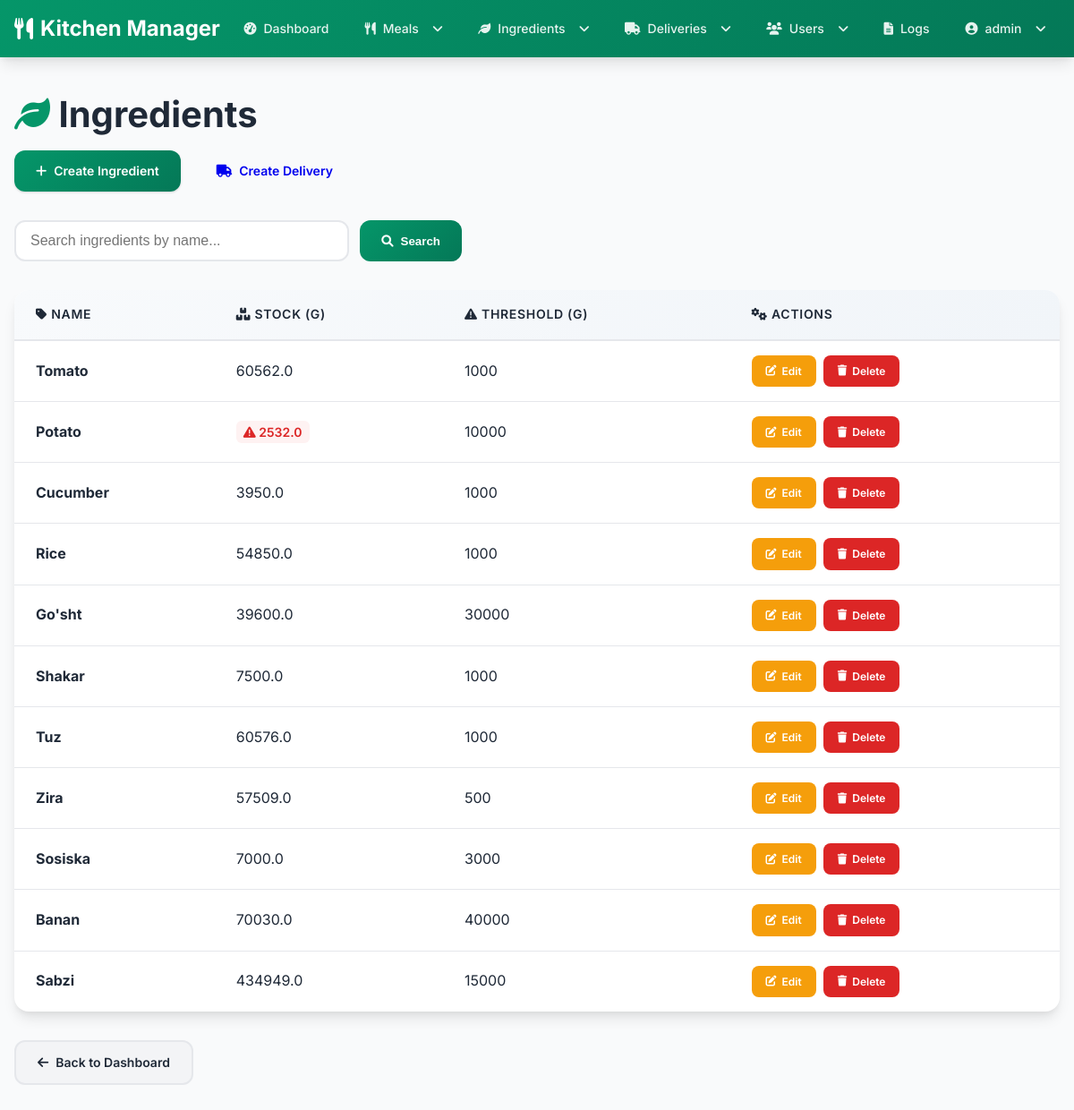
The app's page /mine/ingredients/ (signed in) with its own data.
### mine/models.py (models this page shows, shortened)
class Ingredient(models.Model):
    name = models.CharField(max_length=100)
    stock_quantity = models.FloatField(default=0)  # current stock in grams (or your unit)
    treshold_quantity = models.PositiveBigIntegerField(default=1000)
    created_by = models.ForeignKey(User, on_delete=models.SET_NULL, null=True, blank=True)
    created_at = models.DateTimeField(auto_now_add=True)

### mine/views.py (the view)
# urls.py: path('ingredients/', views.ingredient_list, name='ingredient_list'),
@login_required
def ingredient_list(request):
    query = request.GET.get('q', '').strip()
    ingredients = Ingredient.objects.all()
    if query:
        ingredients = ingredients.filter(Q(name__icontains=query))
    return render(request, 'ingredient_list.html', {
        'ingredients': ingredients,
        'query': query,
    })

### templates/ingredient_list.html (shortened to what this page needs)
{% extends 'base.html' %}
{% block content %}
<div class="page-header flex justify-between items-center">
    <h1 class="page-title">
        <i class="fas fa-leaf" style="color: var(--primary-color);"></i>
        Ingredients
    </h1>
    {% if user.profile.role == 'admin' or user.profile.role == 'manager' %}
    <div class="header-actions">
        <a href="{% url 'create_ingredient' %}" class="btn btn-primary">
            <i class="fas fa-plus"></i>
            Create Ingredient
        </a>
        <a href="{% url 'create_delivery' %}" class="btn btn-outline">
            <i class="fas fa-truck"></i>
            Create Delivery
        </a>
    </div>
    {% endif %}
</div>
<form method="get" class="search-form">
    <div class="search-input-wrapper">
        <input
            type="text"
            name="q"
            value="{{ query }}"
            id="search-input"
            class="search-input"
            placeholder="Search ingredients by name..."
        />
    </div>
    <button type="submit" class="search-btn">
        <i class="fas fa-search"></i>
        Search
    </button>
</form>
<div class="table-container">
    <table class="table">
        <thead class="table-header">
            <tr>
                <th>
                    <i class="fas fa-tag"></i>
                    Name
                </th>
                <th>
                    <i class="fas fa-boxes"></i>
                    Stock (g)
                </th>
                <th>
                    <i class="fas fa-exclamation-triangle"></i>
                    Threshold (g)
                </th>
                {% if user.profile.role == 'admin' or user.profile.role == 'manager' %}
                <th>
                    <i class="fas fa-cogs"></i>
                    Actions
                </th>
                {% endif %}
            </tr>
        </thead>
        <tbody>
            {% for ingredient in ingredients %}
            <tr class="table-row">
                <td class="table-cell">
                    <strong>{{ ingredient.name }}</strong>
                </td>
                <td class="table-cell">
                    {% if ingredient.stock_quantity <= ingredient.treshold_quantity %}
                        <span class="stock-low">
                            <i class="fas fa-exclamation-triangle"></i>
                            {{ ingredient.stock_quantity }}
                        </span>
                    {% else %}
                        {{ ingredient.stock_quantity }}
                    {% endif %}
                </td>
                <td class="table-cell">
                    {{ ingredient.treshold_quantity }}
                </td>
                {% if user.profile.role == 'admin' or user.profile.role == 'manager' %}
                <td class="table-cell">
                    <div class="action-buttons">
                        <a href="{% url 'update_ingredient' ingredient.id %}" class="btn-small btn-edit">
                            <i class="fas fa-edit"></i>
                            Edit
                        </a>
                        <a href="{% url 'delete_ingredient' ingredient.id %}" class="btn-small btn-delete">
                            <i class="fas fa-trash"></i>
                            Delete
                        </a>
                    </div>
                </td>
                {% endif %}
            </tr>
            {% endfor %}
        </tbody>
    </table>
</div>
<div class="back-link">
    <a href="{% url 'dashboard' %}" class="btn btn-secondary">
        <i class="fas fa-arrow-left"></i>
        Back to Dashboard
    </a>
</div>
{% endblock %}

### templates/base.html (shortened to what this page needs)
<!DOCTYPE html>
<html lang="en">
<head>
    <link href="https://cdnjs.cloudflare.com/ajax/libs/font-awesome/6.0.0/css/all.min.css" rel="stylesheet">
</head>
<body>
    <nav class="navbar">
        <div class="navbar-container">
            <a href="{% if user.profile.role == 'admin' or user.profile.role == 'manager' and user.is_authenticated %}{% url 'dashboard' %}{% elif user.profile.role == 'chef' and user.is_authenticated %}{% url 'meal_list' %}{% else %}{% url 'login' %}{% endif %}" class="navbar-brand">
                <i class="fas fa-utensils"></i>
                Kitchen Manager
            </a>
            {% if user.is_authenticated %}
            <ul class="navbar-nav" id="navbar-nav">
                {% if user.profile.role == 'admin' or user.profile.role == 'manager' %}
                <li class="nav-item">
                    <a href="{% url 'dashboard' %}" class="nav-link {% if request.resolver_match.url_name == 'dashboard' %}active{% endif %}">
                        <i class="fas fa-tachometer-alt"></i>
                        Dashboard
                    </a>
                </li>
                {% endif %}
                <li class="nav-item dropdown">
                    <a href="#" class="nav-link dropdown-toggle" onclick="toggleDropdown(this)">
                        <i class="fas fa-utensils"></i>
                        Meals
                    </a>
                </li>
                <li class="nav-item dropdown">
                    <a href="#" class="nav-link dropdown-toggle" onclick="toggleDropdown(this)">
                        <i class="fas fa-leaf"></i>
                        Ingredients
                    </a>
                </li>
                {% if user.profile.role == 'admin' or user.profile.role == 'manager' %}
                <li class="nav-item dropdown">
                    <a href="#" class="nav-link dropdown-toggle" onclick="toggleDropdown(this)">
                        <i class="fas fa-truck"></i>
                        Deliveries
                    </a>
                </li>
                {% endif %}
                {% if user.profile.role == 'admin' %}
                <li class="nav-item dropdown">
                    <a href="#" class="nav-link dropdown-toggle" onclick="toggleDropdown(this)">
                        <i class="fas fa-users"></i>
                        Users
                    </a>
                </li>
                {% endif %}
                {% if user.profile.role == 'admin' %}
                <li class="nav-item">
                    <a href="{% url 'log_viewer' %}" class="nav-link {% if request.resolver_match.url_name == 'log_viewer' %}active{% endif %}">
                        <i class="fas fa-file-alt"></i>
                        Logs
                    </a>
                </li>
                {% endif %}
                <li class="nav-item dropdown">
                    <a href="#" class="nav-link dropdown-toggle" onclick="toggleDropdown(this)">
                        <i class="fas fa-user-circle"></i>
                        {{ user.username }}
                    </a>
                </li>
            </ul>
            {% endif %}
        </div>
    </nav>
    <main class="main-content">
        <div class="container">
            {% block content %}{% endblock %}
        </div>
    </main>
</body>
</html>

### templates/base.html (style rules this page uses)
:root { --primary-color: #059669; --primary-dark: #047857; --secondary-color: #f59e0b; --accent-color: #dc2626; --text-primary: #1f2937; --text-secondary: #6b7280; --surface-color: #ffffff; --background-color: #f9fafb; --border-color: #e5e7eb; --shadow: 0 1px 3px 0 rgba(0, 0, 0, 0.1), 0 1px 2px 0 rgba(0, 0, 0, 0.06); --shadow-lg: 0 10px 15px -3px rgba(0, 0, 0, 0.1), 0 4px 6px -2px rgba(0, 0, 0, 0.05); }
* { margin: 0; padding: 0; box-sizing: border-box; }
body { font-family: 'Inter', sans-serif; background-color: var(--background-color); color: var(--text-primary); line-height: 1.6; }
.navbar { background: linear-gradient(135deg, var(--primary-color), var(--primary-dark)); box-shadow: var(--shadow-lg); position: sticky; top: 0; z-index: 1000; }
.navbar-container { max-width: 1200px; margin: 0 auto; padding: 0 1rem; display: flex; align-items: center; justify-content: space-between; height: 4rem; }
.navbar-brand { color: white; text-decoration: none; font-size: 1.5rem; font-weight: 700; display: flex; align-items: center; gap: 0.5rem; }
.navbar-nav { display: flex; align-items: center; gap: 0.5rem; list-style: none; }
.nav-item { position: relative; }
.nav-link { color: rgba(255, 255, 255, 0.9); text-decoration: none; padding: 0.75rem 1rem; border-radius: 0.5rem; transition: all 0.2s; display: flex; align-items: center; gap: 0.5rem; font-weight: 500; font-size: 0.875rem; }
.dropdown { position: relative; }
.dropdown-toggle { cursor: pointer; }
.dropdown-toggle::after { content: '\f107'; font-family: 'Font Awesome 6 Free'; font-weight: 900; margin-left: 0.5rem; transition: transform 0.2s; }
.main-content { min-height: calc(100vh - 4rem); padding: 2rem 1rem; }
.container { max-width: 1200px; margin: 0 auto; }
.btn { display: inline-flex; align-items: center; gap: 0.5rem; padding: 0.75rem 1.5rem; border: none; border-radius: 0.75rem; font-weight: 600; text-decoration: none; cursor: pointer; transition: all 0.2s; font-size: 0.875rem; }
.btn-primary { background: linear-gradient(135deg, var(--primary-color), var(--primary-dark)); color: white; box-shadow: var(--shadow); }
.btn-secondary { background-color: #f3f4f6; color: var(--text-primary); border: 2px solid var(--border-color); }

### templates/ingredient_list.html (style rules this page uses)
.page-header { margin-bottom: 2rem; }
.page-title { font-size: 2.5rem; font-weight: 700; color: var(--text-primary); margin-bottom: 0.5rem; }
.header-actions { display: flex; gap: 1rem; flex-wrap: wrap; align-items: center; }
.search-form { display: flex; gap: 0.75rem; margin-bottom: 2rem; max-width: 500px; }
.search-input-wrapper { position: relative; flex: 1; }
.search-input { width: 100%; padding: 0.75rem 1rem; padding-right: 2.5rem; border: 2px solid var(--border-color); border-radius: 0.75rem; font-size: 1rem; transition: all 0.2s; background-color: white; }
.search-btn { background: linear-gradient(135deg, var(--primary-color), var(--primary-dark)); color: white; border: none; border-radius: 0.75rem; padding: 0.75rem 1.5rem; font-weight: 600; cursor: pointer; transition: all 0.2s; display: flex; align-items: center; gap: 0.5rem; }
.table-container { background: var(--surface-color); border-radius: 1rem; box-shadow: var(--shadow-lg); overflow: hidden; }
.table { width: 100%; border-collapse: collapse; }
.table-header { background: linear-gradient(135deg, #f8fafc, #f1f5f9); border-bottom: 2px solid var(--border-color); }
.table-header th { padding: 1rem 1.5rem; text-align: left; font-weight: 600; color: var(--text-primary); font-size: 0.875rem; text-transform: uppercase; letter-spacing: 0.05em; }
.table-row { border-bottom: 1px solid var(--border-color); transition: all 0.2s; }
.table-row:last-child { border-bottom: none; }
.table-cell { padding: 1rem 1.5rem; color: var(--text-primary); }
.stock-low { color: var(--accent-color); font-weight: 600; background-color: #fef2f2; padding: 0.25rem 0.5rem; border-radius: 0.375rem; font-size: 0.875rem; }
.action-buttons { display: flex; gap: 0.5rem; flex-wrap: wrap; }
.btn-small { padding: 0.5rem 1rem; font-size: 0.75rem; border-radius: 0.5rem; font-weight: 600; text-decoration: none; cursor: pointer; transition: all 0.2s; display: inline-flex; align-items: center; gap: 0.375rem; }
.btn-edit { background-color: var(--secondary-color); color: white; }
.btn-delete { background-color: var(--accent-color); color: white; }
.back-link { margin-top: 2rem; }

### records on screen
Ingredient: name "Tomato", stock_quantity "60562.0", treshold_quantity "1000"
Ingredient: name "Potato", stock_quantity "2532.0", treshold_quantity "10000"
Ingredient: name "Cucumber", stock_quantity "3950.0", treshold_quantity "1000"
Ingredient: name "Rice", stock_quantity "54850.0", treshold_quantity "1000"
Ingredient: name "Go'sht", stock_quantity "39600.0", treshold_quantity "30000"
Ingredient: name "Shakar", stock_quantity "7500.0", treshold_quantity "1000"
Ingredient: name "Tuz", stock_quantity "60576.0", treshold_quantity "1000"
Ingredient: name "Zira", stock_quantity "57509.0", treshold_quantity "500"
Ingredient: name "Sosiska", stock_quantity "7000.0", treshold_quantity "3000"
Ingredient: name "Banan", stock_quantity "70030.0", treshold_quantity "40000"
Ingredient: name "Sabzi", stock_quantity "434949.0", treshold_quantity "15000"

### other values on screen
{{ user.username }} "admin"
